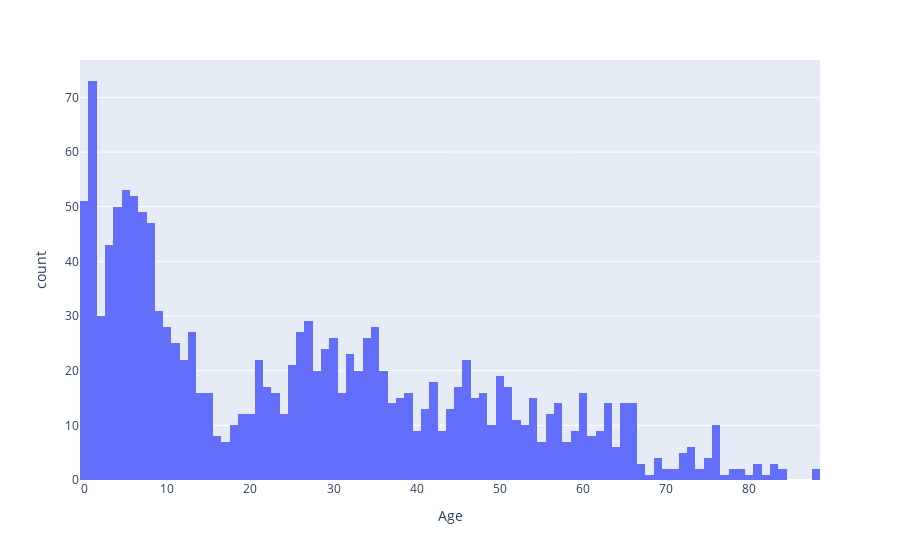

Notebook code cell kept with this figure:
### Code cell
px.histogram(covid_df, x='Age', nbins=100)

### Figure 1 — Plotly figure (JSON) as saved in the notebook; plotly's stock layout.template omitted (floating-point values rounded to 4 significant figures; data arrays with more than 128 entries replaced by an {"elided": "..."} marker saying what was removed)
{"data": [{"alignmentgroup": "True", "bingroup": "x", "hovertemplate": "Age=%{x}<br>count=%{y}<extra></extra>", "legendgroup": "", "marker": {"color": "#636efa", "pattern": {"shape": ""}}, "name": "", "nbinsx": 100, "offsetgroup": "", "orientation": "v", "showlegend": false, "type": "histogram", "x": {"elided": "1482 float values"}, "xaxis": "x", "yaxis": "y"}], "layout": {"autosize": true, "barmode": "relative", "legend": {"tracegroupgap": 0}, "margin": {"t": 60}, "xaxis": {"anchor": "y", "autorange": true, "domain": [0, 1], "range": [-0.5, 88.5], "title": {"text": "Age"}, "type": "linear"}, "yaxis": {"anchor": "x", "autorange": true, "domain": [0, 1], "range": [0, 76.84], "title": {"text": "count"}}}}
